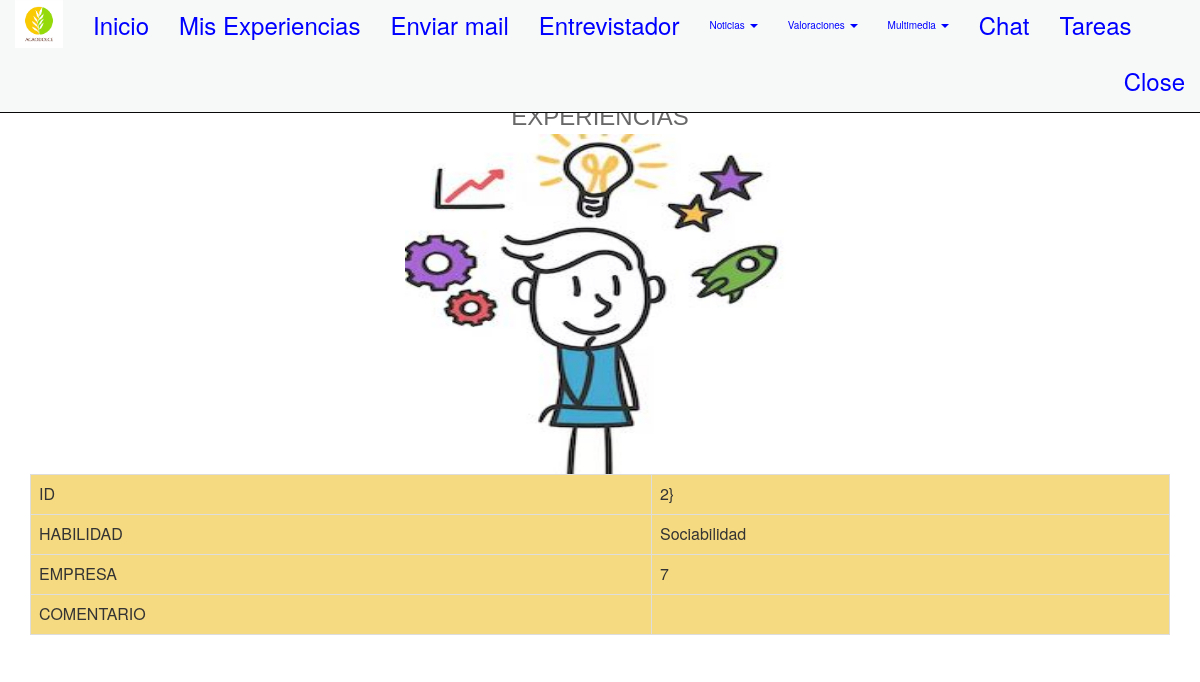
Page /habilidad/2/ (signed in) on the earlier database version.
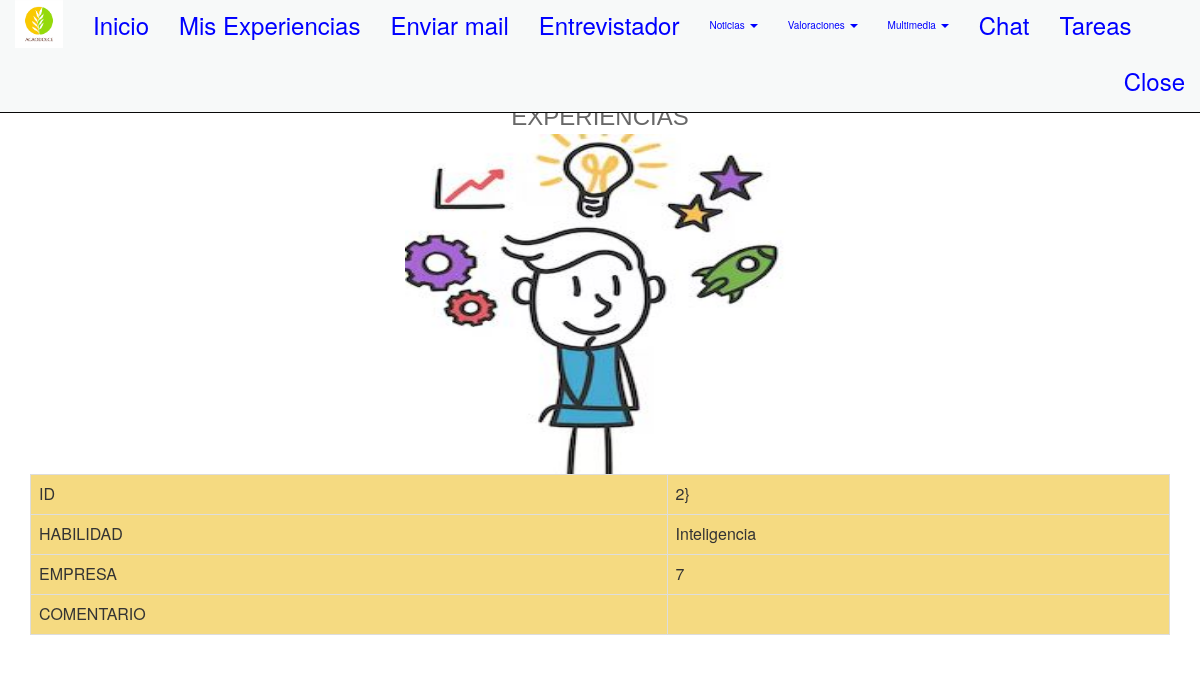
Same page on the later database version.
### appportfolio/models.py (models this page shows, shortened)
class Habilidad(models.Model):  #la clase con su herencia
    id = models.AutoField(primary_key=True) #AutoField es poner primary_key
    habilidad = models.CharField("nombre habilidad",max_length=25, null=True, blank=True) #CharField es un varchar
    nivel= models.IntegerField(null=True, blank=True) #null=true blank=true es para que no pete la base de datos ya que permite nulos y espacios en blanco
    comentario = models.TextField("Comentario", null=True, blank=True, max_length=255)
    class Meta: #clase anidada que configura a la otra clase
        verbose_name = "Habilidad"  #puede ser otro nombre
        verbose_name_plural = "Habilidades"
        ordering = ['habilidad']

### appportfolio/views.py (the view)
# urls.py: path('habilidad/<int:id>/', views.ver_habilidad, name='ver_habilidad'),
def ver_habilidad(request, id):
    hab_id=id
    habilidad = Habilidad.objects.get(id=hab_id)
    context = {'habilidad': habilidad}
    return render(request, 'ver_habilidad.html',context=context)

### templates/ver_habilidad.html (shortened to what this page needs)
{% extends "base.html" %}
{% load static %}
{% block head %}
<link rel="stylesheet" href="https://maxcdn.bootstrapcdn.com/bootstrap/3.3.5/css/bootstrap.min.css">
 {% endblock %}
 {% block content %}
 <br><br><br><br>
  <center>
  <font color="#686868" size="5" face="Comic Sans MS,Arial,Verdana">EXPERIENCIAS</font>
   <br>
  <img src="{% static 'images/habilidad.JPG'%}" height='340' width='390'>
  </center>
<font size="3">
<table class="table table-bordered">
        <tr>
          <td bgcolor="#F5DA81">ID</td>
            <td bgcolor="#F5DA81">{{ habilidad.id }}}</td>
        </tr>
        <tr>
          <td bgcolor="#F5DA81">HABILIDAD</td>
            <td bgcolor="#F5DA81">{{ habilidad.habilidad }}</td>
        </tr>
        <tr>
           <td bgcolor="#F5DA81">EMPRESA</td>
            <td bgcolor="#F5DA81">{{ habilidad.nivel }}</td>
        </tr>
        <tr>
           <td bgcolor="#F5DA81">COMENTARIO</td>
            <td bgcolor="#F5DA81">{{ habilidad.comentario }}</td>
        </tr>
</table>
{% endblock content %}

Differences in the rows shown:
changed Habilidad id 2: habilidad "Sociabilidad" → "Inteligencia"
